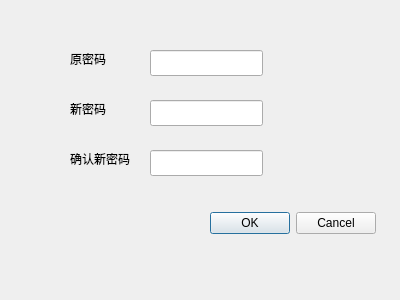
<?xml version="1.0" encoding="UTF-8"?>
<ui version="4.0">
 <class>Stu_Alter_Passwd</class>
 <widget class="QWidget" name="Stu_Alter_Passwd">
  <property name="geometry">
   <rect>
    <x>0</x>
    <y>0</y>
    <width>400</width>
    <height>300</height>
   </rect>
  </property>
  <property name="windowTitle">
   <string>Form</string>
  </property>
  <widget class="QLineEdit" name="origin">
   <property name="geometry">
    <rect>
     <x>150</x>
     <y>50</y>
     <width>113</width>
     <height>26</height>
    </rect>
   </property>
  </widget>
  <widget class="QLineEdit" name="new_2">
   <property name="geometry">
    <rect>
     <x>150</x>
     <y>100</y>
     <width>113</width>
     <height>26</height>
    </rect>
   </property>
  </widget>
  <widget class="QLineEdit" name="renew">
   <property name="geometry">
    <rect>
     <x>150</x>
     <y>150</y>
     <width>113</width>
     <height>26</height>
    </rect>
   </property>
  </widget>
  <widget class="QLabel" name="label">
   <property name="geometry">
    <rect>
     <x>70</x>
     <y>50</y>
     <width>54</width>
     <height>18</height>
    </rect>
   </property>
   <property name="text">
    <string>原密码</string>
   </property>
  </widget>
  <widget class="QLabel" name="label_2">
   <property name="geometry">
    <rect>
     <x>70</x>
     <y>100</y>
     <width>54</width>
     <height>18</height>
    </rect>
   </property>
   <property name="text">
    <string>新密码</string>
   </property>
  </widget>
  <widget class="QLabel" name="label_3">
   <property name="geometry">
    <rect>
     <x>70</x>
     <y>150</y>
     <width>61</width>
     <height>18</height>
    </rect>
   </property>
   <property name="text">
    <string>确认新密码</string>
   </property>
  </widget>
  <widget class="QDialogButtonBox" name="alter_passwd">
   <property name="geometry">
    <rect>
     <x>210</x>
     <y>210</y>
     <width>166</width>
     <height>26</height>
    </rect>
   </property>
   <property name="standardButtons">
    <set>QDialogButtonBox::Cancel|QDialogButtonBox::Ok</set>
   </property>
  </widget>
 </widget>
 <resources/>
 <connections/>
</ui>
